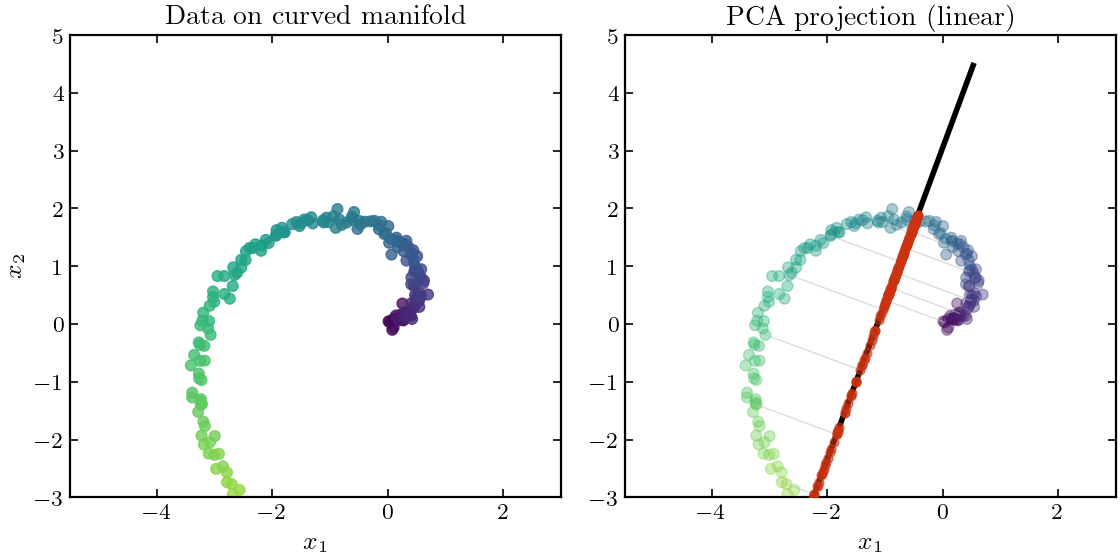

Generate this figure with Python:
"""
Figure showing PCA limitation: finds linear subspace but misses curved manifold.
"""

import matplotlib.pyplot as plt
import numpy as np
from pathlib import Path

# Try to load publication style if available
try:
    plt.style.use(Path("~/.claude/skills/matplotlib-publication/matplotlibrc").expanduser())
except:
    pass

SINGLE_COL = 3.5
COLORS = {
    'blue': '#0077BB',
    'orange': '#EE7733',
    'gray': '#BBBBBB',
    'red': '#CC3311',
}

np.random.seed(42)

# Create figure with two panels
fig, axes = plt.subplots(1, 2, figsize=(SINGLE_COL * 1.6, SINGLE_COL * 0.8))

# Generate data on a curved manifold (swiss roll-like in 2D projection)
t = np.linspace(0, 1.5 * np.pi, 200)
noise = 0.08

# Curved manifold data
x_curve = t * np.cos(t) + np.random.randn(len(t)) * noise
y_curve = t * np.sin(t) + np.random.randn(len(t)) * noise

# Panel 1: Data with curved manifold
ax = axes[0]
ax.scatter(x_curve, y_curve, c=t, cmap='viridis', s=15, alpha=0.8)
ax.set_xlabel('$x_1$')
ax.set_ylabel('$x_2$')
ax.set_title('Data on curved manifold', fontsize=10)
ax.set_aspect('equal')
ax.set_xlim(-5.5, 3)
ax.set_ylim(-3, 5)

# Panel 2: PCA projection
ax = axes[1]
ax.scatter(x_curve, y_curve, c=t, cmap='viridis', s=15, alpha=0.4)

# Compute PCA
data = np.column_stack([x_curve, y_curve])
mean = data.mean(axis=0)
centered = data - mean
cov = np.cov(centered.T)
eigenvalues, eigenvectors = np.linalg.eigh(cov)
# Sort by eigenvalue descending
idx = np.argsort(eigenvalues)[::-1]
eigenvectors = eigenvectors[:, idx]

# Draw first principal component line
pc1 = eigenvectors[:, 0]
line_extent = 5
ax.plot([mean[0] - pc1[0]*line_extent, mean[0] + pc1[0]*line_extent],
        [mean[1] - pc1[1]*line_extent, mean[1] + pc1[1]*line_extent],
        'k-', linewidth=2, label='PC1')

# Project points onto PC1
projections = centered @ pc1.reshape(-1, 1) * pc1.reshape(1, -1) + mean
ax.scatter(projections[:, 0], projections[:, 1], c=COLORS['red'], s=10, alpha=0.6, zorder=5)

# Draw projection lines for a subset
for i in range(0, len(x_curve), 15):
    ax.plot([x_curve[i], projections[i, 0]],
            [y_curve[i], projections[i, 1]],
            color=COLORS['gray'], linewidth=0.5, alpha=0.5)

ax.set_xlabel('$x_1$')
ax.set_title('PCA projection (linear)', fontsize=10)
ax.set_aspect('equal')
ax.set_xlim(-5.5, 3)
ax.set_ylim(-3, 5)

plt.tight_layout()

# Save
output_path = Path(__file__).parent / "pca_limitation.png"
fig.savefig(output_path, dpi=200, bbox_inches='tight', facecolor='white')
fig.savefig(output_path.with_suffix('.pdf'), bbox_inches='tight', facecolor='white')
plt.close()

print(f"Saved {output_path}")
